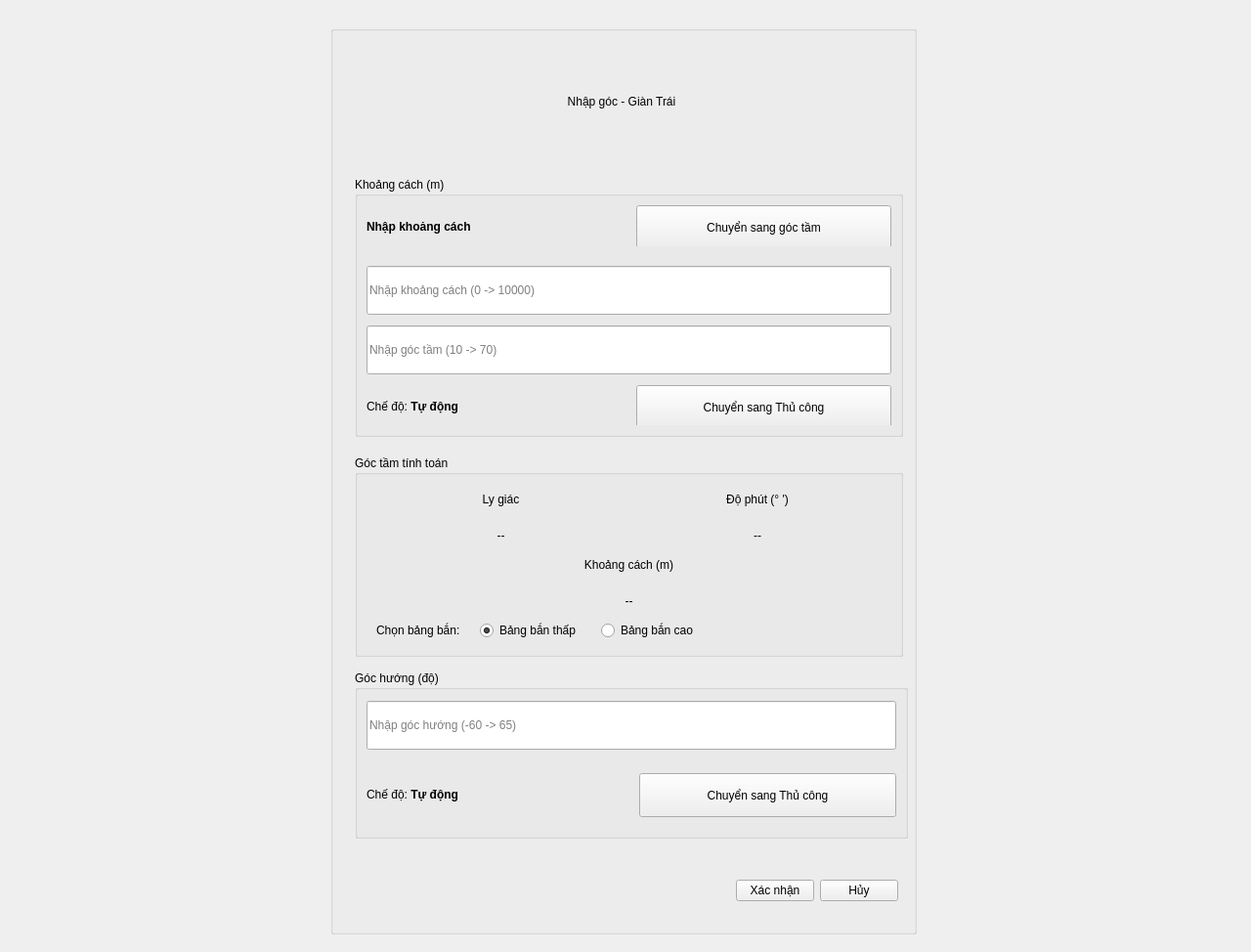
<?xml version="1.0" encoding="UTF-8"?>
<ui version="4.0">
 <class>Form</class>
 <widget class="QWidget" name="Form">
  <property name="geometry">
   <rect>
    <x>0</x>
    <y>0</y>
    <width>1280</width>
    <height>974</height>
   </rect>
  </property>
  <property name="windowTitle">
   <string>Form</string>
  </property>
  <widget class="QWidget" name="layoutWidget">
   <property name="geometry">
    <rect>
     <x>2</x>
     <y>25</y>
     <width>1271</width>
     <height>932</height>
    </rect>
   </property>
   <layout class="QHBoxLayout" name="horizontalLayout_3">
    <item>
     <spacer name="horizontalSpacer">
      <property name="orientation">
       <enum>Qt::Horizontal</enum>
      </property>
      <property name="sizeHint" stdset="0">
       <size>
        <width>68</width>
        <height>898</height>
       </size>
      </property>
     </spacer>
    </item>
    <item>
     <widget class="QGroupBox" name="dialogContainer">
      <property name="sizePolicy">
       <sizepolicy hsizetype="Fixed" vsizetype="Fixed">
        <horstretch>0</horstretch>
        <verstretch>0</verstretch>
       </sizepolicy>
      </property>
      <property name="minimumSize">
       <size>
        <width>600</width>
        <height>930</height>
       </size>
      </property>
      <property name="title">
       <string/>
      </property>
      <widget class="QWidget" name="layoutWidget">
       <property name="geometry">
        <rect>
         <x>35</x>
         <y>850</y>
         <width>546</width>
         <height>71</height>
        </rect>
       </property>
       <layout class="QHBoxLayout" name="buttonLayout">
        <item>
         <spacer name="buttonLeftSpacer">
          <property name="orientation">
           <enum>Qt::Horizontal</enum>
          </property>
          <property name="sizeHint" stdset="0">
           <size>
            <width>40</width>
            <height>20</height>
           </size>
          </property>
         </spacer>
        </item>
        <item>
         <widget class="QPushButton" name="okButton">
          <property name="text">
           <string>Xác nhận</string>
          </property>
         </widget>
        </item>
        <item>
         <widget class="QPushButton" name="cancelButton">
          <property name="text">
           <string>Hủy</string>
          </property>
         </widget>
        </item>
       </layout>
      </widget>
      <widget class="QGroupBox" name="elevationPreviewGroup">
       <property name="geometry">
        <rect>
         <x>25</x>
         <y>440</y>
         <width>561</width>
         <height>206</height>
        </rect>
       </property>
       <property name="sizePolicy">
        <sizepolicy hsizetype="Preferred" vsizetype="Fixed">
         <horstretch>0</horstretch>
         <verstretch>0</verstretch>
        </sizepolicy>
       </property>
       <property name="title">
        <string>Góc tầm tính toán</string>
       </property>
       <layout class="QVBoxLayout" name="verticalLayout" stretch="0,0,2">
        <property name="spacing">
         <number>10</number>
        </property>
        <item>
         <widget class="QWidget" name="elevationContainer" native="true">
          <property name="sizePolicy">
           <sizepolicy hsizetype="Preferred" vsizetype="Fixed">
            <horstretch>0</horstretch>
            <verstretch>0</verstretch>
           </sizepolicy>
          </property>
          <property name="minimumSize">
           <size>
            <width>0</width>
            <height>50</height>
           </size>
          </property>
          <layout class="QHBoxLayout" name="horizontalLayout">
           <item>
            <layout class="QVBoxLayout" name="aa">
             <property name="spacing">
              <number>0</number>
             </property>
             <item>
              <widget class="QLabel" name="decimalLabel">
               <property name="text">
                <string>Ly giác</string>
               </property>
               <property name="alignment">
                <set>Qt::AlignCenter</set>
               </property>
              </widget>
             </item>
             <item>
              <widget class="QLabel" name="elevationDecimalLabel">
               <property name="minimumSize">
                <size>
                 <width>0</width>
                 <height>60</height>
                </size>
               </property>
               <property name="text">
                <string>--</string>
               </property>
               <property name="alignment">
                <set>Qt::AlignCenter</set>
               </property>
              </widget>
             </item>
            </layout>
           </item>
           <item>
            <layout class="QVBoxLayout" name="dmsContainer">
             <property name="spacing">
              <number>0</number>
             </property>
             <item>
              <widget class="QLabel" name="dmsLabel">
               <property name="text">
                <string>Độ phút (° ')</string>
               </property>
               <property name="alignment">
                <set>Qt::AlignCenter</set>
               </property>
              </widget>
             </item>
             <item>
              <widget class="QLabel" name="elevationDmsLabel">
               <property name="minimumSize">
                <size>
                 <width>0</width>
                 <height>60</height>
                </size>
               </property>
               <property name="text">
                <string>--</string>
               </property>
               <property name="alignment">
                <set>Qt::AlignCenter</set>
               </property>
              </widget>
             </item>
            </layout>
           </item>
          </layout>
         </widget>
        </item>
        <item>
         <widget class="QWidget" name="distanceValueContainer" native="true">
          <property name="sizePolicy">
           <sizepolicy hsizetype="Preferred" vsizetype="Fixed">
            <horstretch>0</horstretch>
            <verstretch>0</verstretch>
           </sizepolicy>
          </property>
          <property name="minimumSize">
           <size>
            <width>0</width>
            <height>50</height>
           </size>
          </property>
          <layout class="QHBoxLayout" name="horizontalLayout_2">
           <item>
            <layout class="QVBoxLayout" name="ab">
             <property name="spacing">
              <number>0</number>
             </property>
             <item>
              <widget class="QLabel" name="distanceValueLabel">
               <property name="text">
                <string>Khoảng cách (m)</string>
               </property>
               <property name="alignment">
                <set>Qt::AlignCenter</set>
               </property>
              </widget>
             </item>
             <item>
              <widget class="QLabel" name="distancePreviewLabel">
               <property name="minimumSize">
                <size>
                 <width>0</width>
                 <height>60</height>
                </size>
               </property>
               <property name="text">
                <string>--</string>
               </property>
               <property name="alignment">
                <set>Qt::AlignCenter</set>
               </property>
              </widget>
             </item>
            </layout>
           </item>
          </layout>
         </widget>
        </item>
        <item>
         <widget class="QWidget" name="tableSelectionContainer" native="true">
          <property name="sizePolicy">
           <sizepolicy hsizetype="Preferred" vsizetype="Fixed">
            <horstretch>0</horstretch>
            <verstretch>0</verstretch>
           </sizepolicy>
          </property>
          <property name="minimumSize">
           <size>
            <width>0</width>
            <height>30</height>
           </size>
          </property>
          <property name="maximumSize">
           <size>
            <width>16777215</width>
            <height>50</height>
           </size>
          </property>
          <layout class="QHBoxLayout" name="tableSelectionLayout">
           <property name="spacing">
            <number>20</number>
           </property>
           <property name="leftMargin">
            <number>10</number>
           </property>
           <property name="topMargin">
            <number>5</number>
           </property>
           <property name="rightMargin">
            <number>10</number>
           </property>
           <property name="bottomMargin">
            <number>5</number>
           </property>
           <item>
            <widget class="QLabel" name="tableSelectionLabel">
             <property name="text">
              <string>Chọn bảng bắn:</string>
             </property>
            </widget>
           </item>
           <item>
            <widget class="QRadioButton" name="lowTableRadio">
             <property name="text">
              <string>Bảng bắn thấp</string>
             </property>
             <property name="checked">
              <bool>true</bool>
             </property>
            </widget>
           </item>
           <item>
            <widget class="QRadioButton" name="highTableRadio">
             <property name="text">
              <string>Bảng bắn cao</string>
             </property>
            </widget>
           </item>
           <item>
            <spacer name="tableSelectionSpacer">
             <property name="orientation">
              <enum>Qt::Horizontal</enum>
             </property>
             <property name="sizeHint" stdset="0">
              <size>
               <width>40</width>
               <height>20</height>
              </size>
             </property>
            </spacer>
           </item>
          </layout>
         </widget>
        </item>
       </layout>
      </widget>
      <widget class="QGroupBox" name="distanceGroup">
       <property name="geometry">
        <rect>
         <x>25</x>
         <y>155</y>
         <width>561</width>
         <height>266</height>
        </rect>
       </property>
       <property name="sizePolicy">
        <sizepolicy hsizetype="Preferred" vsizetype="Fixed">
         <horstretch>0</horstretch>
         <verstretch>0</verstretch>
        </sizepolicy>
       </property>
       <property name="title">
        <string>Khoảng cách (m)</string>
       </property>
       <layout class="QVBoxLayout" name="distanceGroupLayout" stretch="0,0,0,0">
        <property name="spacing">
         <number>20</number>
        </property>
        <item>
         <widget class="QWidget" name="modeInputContainer" native="true">
          <property name="maximumSize">
           <size>
            <width>16777215</width>
            <height>60</height>
           </size>
          </property>
          <layout class="QHBoxLayout" name="modeButtonLayout_2">
           <property name="spacing">
            <number>15</number>
           </property>
           <property name="leftMargin">
            <number>0</number>
           </property>
           <property name="topMargin">
            <number>0</number>
           </property>
           <property name="rightMargin">
            <number>0</number>
           </property>
           <property name="bottomMargin">
            <number>0</number>
           </property>
           <item>
            <widget class="QLabel" name="inputTypeLabel">
             <property name="minimumSize">
              <size>
               <width>180</width>
               <height>45</height>
              </size>
             </property>
             <property name="maximumSize">
              <size>
               <width>16777215</width>
               <height>45</height>
              </size>
             </property>
             <property name="text">
              <string>&lt;html&gt;&lt;head/&gt;&lt;body&gt;&lt;p&gt;&lt;span style=&quot; font-weight:600;&quot;&gt;Nhập khoảng cách&lt;/span&gt;&lt;/p&gt;&lt;/body&gt;&lt;/html&gt;</string>
             </property>
            </widget>
           </item>
           <item>
            <widget class="QPushButton" name="toggleInputTypeButton">
             <property name="minimumSize">
              <size>
               <width>180</width>
               <height>45</height>
              </size>
             </property>
             <property name="maximumSize">
              <size>
               <width>16777215</width>
               <height>45</height>
              </size>
             </property>
             <property name="text">
              <string>Chuyển sang góc tầm</string>
             </property>
            </widget>
           </item>
          </layout>
         </widget>
        </item>
        <item>
         <widget class="QLineEdit" name="distanceInput">
          <property name="minimumSize">
           <size>
            <width>0</width>
            <height>50</height>
           </size>
          </property>
          <property name="maximumSize">
           <size>
            <width>16777215</width>
            <height>50</height>
           </size>
          </property>
          <property name="maxLength">
           <number>5</number>
          </property>
          <property name="placeholderText">
           <string>Nhập khoảng cách (0 -&gt; 10000)</string>
          </property>
         </widget>
        </item>
        <item>
         <widget class="QLineEdit" name="elevationInput">
          <property name="minimumSize">
           <size>
            <width>0</width>
            <height>50</height>
           </size>
          </property>
          <property name="maximumSize">
           <size>
            <width>16777215</width>
            <height>50</height>
           </size>
          </property>
          <property name="text">
           <string/>
          </property>
          <property name="maxLength">
           <number>2</number>
          </property>
          <property name="placeholderText">
           <string>Nhập góc tầm (10 -&gt; 70)</string>
          </property>
         </widget>
        </item>
        <item>
         <widget class="QWidget" name="modeButtonContainer" native="true">
          <property name="maximumSize">
           <size>
            <width>16777215</width>
            <height>60</height>
           </size>
          </property>
          <layout class="QHBoxLayout" name="modeButtonLayout">
           <property name="spacing">
            <number>15</number>
           </property>
           <property name="leftMargin">
            <number>0</number>
           </property>
           <property name="topMargin">
            <number>0</number>
           </property>
           <property name="rightMargin">
            <number>0</number>
           </property>
           <property name="bottomMargin">
            <number>0</number>
           </property>
           <item>
            <widget class="QLabel" name="modeLabel">
             <property name="minimumSize">
              <size>
               <width>180</width>
               <height>45</height>
              </size>
             </property>
             <property name="maximumSize">
              <size>
               <width>16777215</width>
               <height>45</height>
              </size>
             </property>
             <property name="text">
              <string>Chế độ: &lt;b&gt;Tự động&lt;/b&gt;</string>
             </property>
            </widget>
           </item>
           <item>
            <widget class="QPushButton" name="toggleModeButton">
             <property name="minimumSize">
              <size>
               <width>180</width>
               <height>45</height>
              </size>
             </property>
             <property name="maximumSize">
              <size>
               <width>16777215</width>
               <height>45</height>
              </size>
             </property>
             <property name="text">
              <string>Chuyển sang Thủ công</string>
             </property>
            </widget>
           </item>
          </layout>
         </widget>
        </item>
       </layout>
      </widget>
      <widget class="QGroupBox" name="directionGroup">
       <property name="geometry">
        <rect>
         <x>25</x>
         <y>660</y>
         <width>566</width>
         <height>172</height>
        </rect>
       </property>
       <property name="sizePolicy">
        <sizepolicy hsizetype="Preferred" vsizetype="Fixed">
         <horstretch>0</horstretch>
         <verstretch>0</verstretch>
        </sizepolicy>
       </property>
       <property name="title">
        <string>Góc hướng (độ)</string>
       </property>
       <layout class="QVBoxLayout" name="directionGroupLayout">
        <property name="spacing">
         <number>15</number>
        </property>
        <item>
         <widget class="QLineEdit" name="directionInput">
          <property name="minimumSize">
           <size>
            <width>0</width>
            <height>50</height>
           </size>
          </property>
          <property name="maximumSize">
           <size>
            <width>16777215</width>
            <height>50</height>
           </size>
          </property>
          <property name="text">
           <string/>
          </property>
          <property name="maxLength">
           <number>3</number>
          </property>
          <property name="placeholderText">
           <string>Nhập góc hướng (-60 -&gt; 65)</string>
          </property>
         </widget>
        </item>
        <item>
         <widget class="QWidget" name="directionModeButton" native="true">
          <property name="maximumSize">
           <size>
            <width>16777215</width>
            <height>60</height>
           </size>
          </property>
          <layout class="QHBoxLayout" name="modeButtonLayout_3">
           <property name="spacing">
            <number>15</number>
           </property>
           <property name="leftMargin">
            <number>0</number>
           </property>
           <property name="topMargin">
            <number>0</number>
           </property>
           <property name="rightMargin">
            <number>0</number>
           </property>
           <property name="bottomMargin">
            <number>0</number>
           </property>
           <item>
            <widget class="QLabel" name="directionModeLabel">
             <property name="minimumSize">
              <size>
               <width>180</width>
               <height>45</height>
              </size>
             </property>
             <property name="maximumSize">
              <size>
               <width>16777215</width>
               <height>45</height>
              </size>
             </property>
             <property name="text">
              <string>Chế độ: &lt;b&gt;Tự động&lt;/b&gt;</string>
             </property>
            </widget>
           </item>
           <item>
            <widget class="QPushButton" name="toggleDirectionModeButton">
             <property name="minimumSize">
              <size>
               <width>180</width>
               <height>45</height>
              </size>
             </property>
             <property name="maximumSize">
              <size>
               <width>16777215</width>
               <height>45</height>
              </size>
             </property>
             <property name="text">
              <string>Chuyển sang Thủ công</string>
             </property>
            </widget>
           </item>
          </layout>
         </widget>
        </item>
       </layout>
      </widget>
      <widget class="QLabel" name="titleLabel">
       <property name="geometry">
        <rect>
         <x>10</x>
         <y>40</y>
         <width>576</width>
         <height>76</height>
        </rect>
       </property>
       <property name="sizePolicy">
        <sizepolicy hsizetype="Preferred" vsizetype="Fixed">
         <horstretch>0</horstretch>
         <verstretch>0</verstretch>
        </sizepolicy>
       </property>
       <property name="text">
        <string>Nhập góc - Giàn Trái</string>
       </property>
       <property name="alignment">
        <set>Qt::AlignCenter</set>
       </property>
      </widget>
     </widget>
    </item>
    <item>
     <spacer name="horizontalSpacer_2">
      <property name="orientation">
       <enum>Qt::Horizontal</enum>
      </property>
      <property name="sizeHint" stdset="0">
       <size>
        <width>53</width>
        <height>823</height>
       </size>
      </property>
     </spacer>
    </item>
   </layout>
  </widget>
 </widget>
 <resources/>
 <connections/>
</ui>
